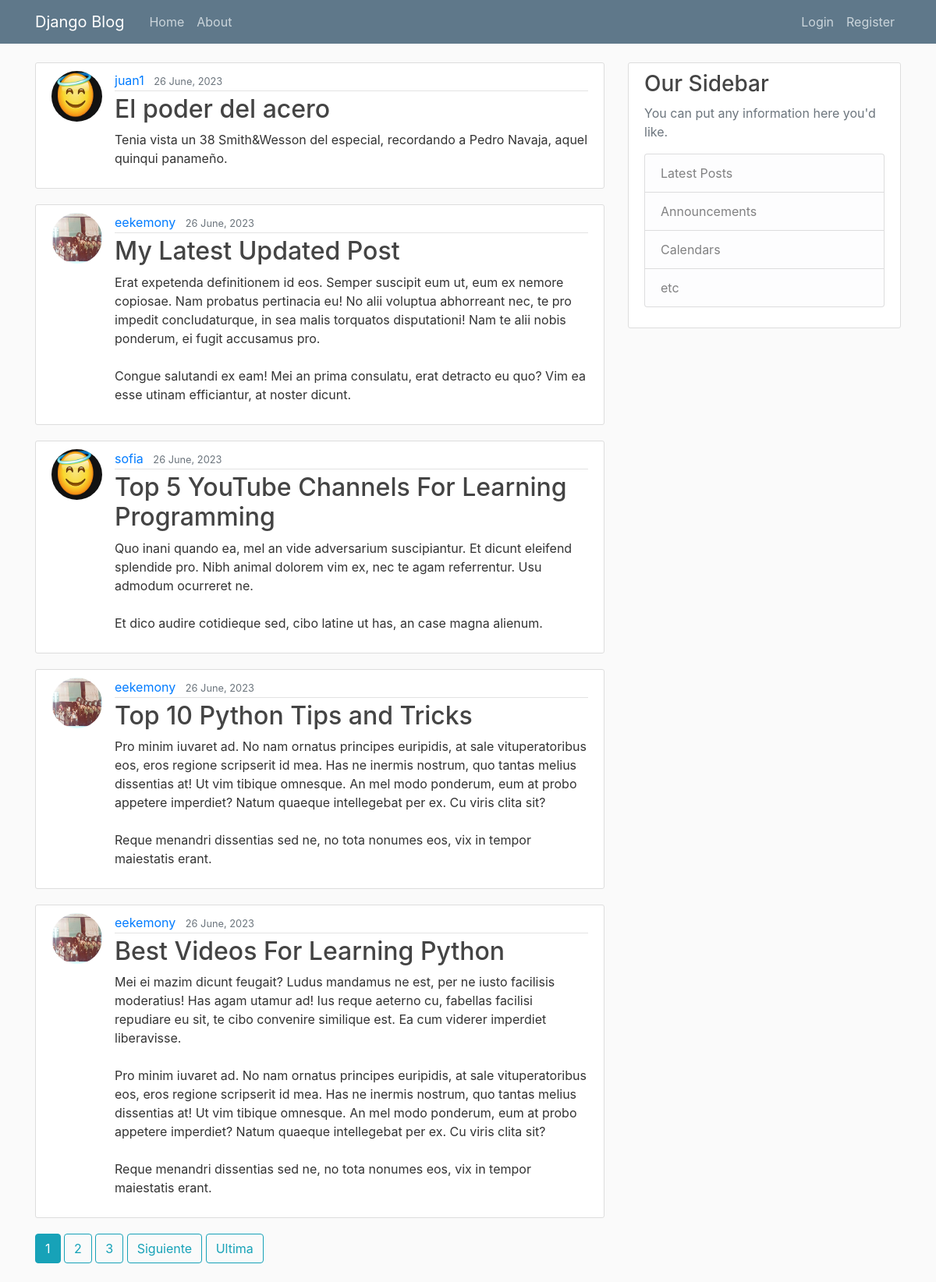
The page / on the database its author committed.
### blog/models.py (models this page shows, shortened)
class Post(models.Model):
    title = models.CharField(max_length=100)
    content = models.TextField()
    date_posted = models.DateTimeField(default=timezone.now)
    author = models.ForeignKey(User, on_delete=models.CASCADE)

### users/models.py (models this page shows, shortened)
class Profile(models.Model):
    user = models.OneToOneField(User, on_delete=models.CASCADE)
    image = models.ImageField(default='default.jpg', upload_to='profile_pics') #name of directory where profile images will be saved.

### blog/views.py (the view)
# urls.py: path('', PostListView.as_view(), name='casa-blog'),
class PostListView(ListView):
    model = Post
    template_name = 'blog/home.html' #porque sino va por default a blog/post_list.html
    context_object_name = 'cosas' #porque sino por default las ListViews buscan loopear por object_list
    ordering = ['-date_posted'] #ordenar de fecha mas nueva a mas vieja (con el signo -).
    paginate_by = 5 #Paginator

### blog/templates/blog/home.html (shortened to what this page needs)
{% extends "blog/base.html" %}
{% block contenido%}
    {% for cosa in cosas %}
        <article class="media content-section">
            <img src="{{ cosa.author.profile.image.url }}" class="rounded-circle article-img">
            <div class="media-body">
                <div class="article-metadata">
                    <a class="mr-2" href="{% url 'post-autor' cosa.author.username %}">{{ cosa.author }}</a>
                    <small class="text-muted">{{ cosa.date_posted|date:"d F, Y"}}</small>
                </div>
                <h2><a class="article-title" href="{% url 'detalle-posteo' cosa.id %}">{{ cosa.title }}</a></h2>
                <p class="article-content">{{ cosa.content }}</p>
            </div>
        </article>
    {% endfor %}
    {% if is_paginated %}
        {% for i in page_obj.paginator.page_range %}
            {% if page_obj.number == i %}
                <a class="btn btn-info mb-4" href="?page={{ i }}"> {{ i }}</a>
            {% elif i > page_obj.number|add:"-3" and i < page_obj.number|add:"3" %}
                <a class="btn btn-outline-info mb-4" href="?page={{ i }}">{{ i }}</a>
            {% endif %}
        {% endfor %}
        {% if page_obj.has_next %}
            <a class="btn btn-outline-info mb-4" href="?page={{ page_obj.next_page_number }}">Siguiente</a>
            <a class="btn btn-outline-info mb-4" href="?page={{ page_obj.paginator.num_pages }}">Ultima</a>
        {% endif %}
    {% endif %}
{% endblock contenido %}

### blog/static/blog/main.css (style rules this page uses)
body { background: #fafafa; color: #333333; margin-top: 5rem; }
h1, h2, h3, h4, h5, h6 { color: #444444; }
.content-section { background: #ffffff; padding: 10px 20px; border: 1px solid #dddddd; border-radius: 3px; margin-bottom: 20px; }
.article-title { color: #444444; }
.article-content { white-space: pre-line; }
.article-img { height: 65px; width: 65px; margin-right: 16px; }
.article-metadata { padding-bottom: 1px; margin-bottom: 4px; border-bottom: 1px solid #e3e3e3 }

### rows shown on the page
Post: author.profile.image (placeholder picture), author "juan1", date_posted "26 June, 2023", title "El poder del acero", content "Tenia vista un 38 Smith&Wesson del especial, recordando a Pedro Navaja, aquel quinqui panameño."
Post: author.profile.image (picture), author "eekemony", date_posted "26 June, 2023", title "My Latest Updated Post", content "Erat expetenda definitionem id eos. Semper suscipit eum ut, eum ex nemore copiosae. Nam probatus pertinacia eu! No alii voluptua abhorreant nec, te pro impedit concludaturque, in sea malis torquatos disputationi! Nam te alii nobis ponderum, ei fugit accusamus pro. Congue salutandi ex eam! Mei an prima consulatu, erat detracto eu quo? Vim ea esse utinam efficiantur, at noster dicunt."
Post: author.profile.image (placeholder picture), author "sofia", date_posted "26 June, 2023", title "Top 5 YouTube Channels For Learning Programming", content "Quo inani quando ea, mel an vide adversarium suscipiantur. Et dicunt eleifend splendide pro. Nibh animal dolorem vim ex, nec te agam referrentur. Usu admodum ocurreret ne. Et dico audire cotidieque sed, cibo latine ut has, an case magna alienum."
Post: author.profile.image (picture), author "eekemony", date_posted "26 June, 2023", title "Top 10 Python Tips and Tricks", content "Pro minim iuvaret ad. No nam ornatus principes euripidis, at sale vituperatoribus eos, eros regione scripserit id mea. Has ne inermis nostrum, quo tantas melius dissentias at! Ut vim tibique omnesque. An mel modo ponderum, eum at probo appetere imperdiet? Natum quaeque intellegebat per ex. Cu viris clita sit? Reque menandri dissentias sed ne, no tota nonumes eos, vix in tempor maiestatis erant."
Post: author.profile.image (picture), author "eekemony", date_posted "26 June, 2023", title "Best Videos For Learning Python", content "Mei ei mazim dicunt feugait? Ludus mandamus ne est, per ne iusto facilisis moderatius! Has agam utamur ad! Ius reque aeterno cu, fabellas facilisi repudiare eu sit, te cibo convenire similique est. Ea cum viderer imperdiet liberavisse. Pro minim iuvaret ad. No nam ornatus principes euripidis, at sale vituperatoribus eos, eros regione scripserit id mea. Has ne inermis nostrum, quo tantas melius dissentias at! Ut vim tibique omnesque. An mel modo ponderum, eum at probo appetere imperdiet? Natum quaeque intellegebat per ex. Cu viris clita sit? Reque menandri dissentias sed ne, no tota nonumes eos, vix in tempor maiestatis erant."

### other values the page prints
{{ i }} "1"
{{ i }} "2" "3"
